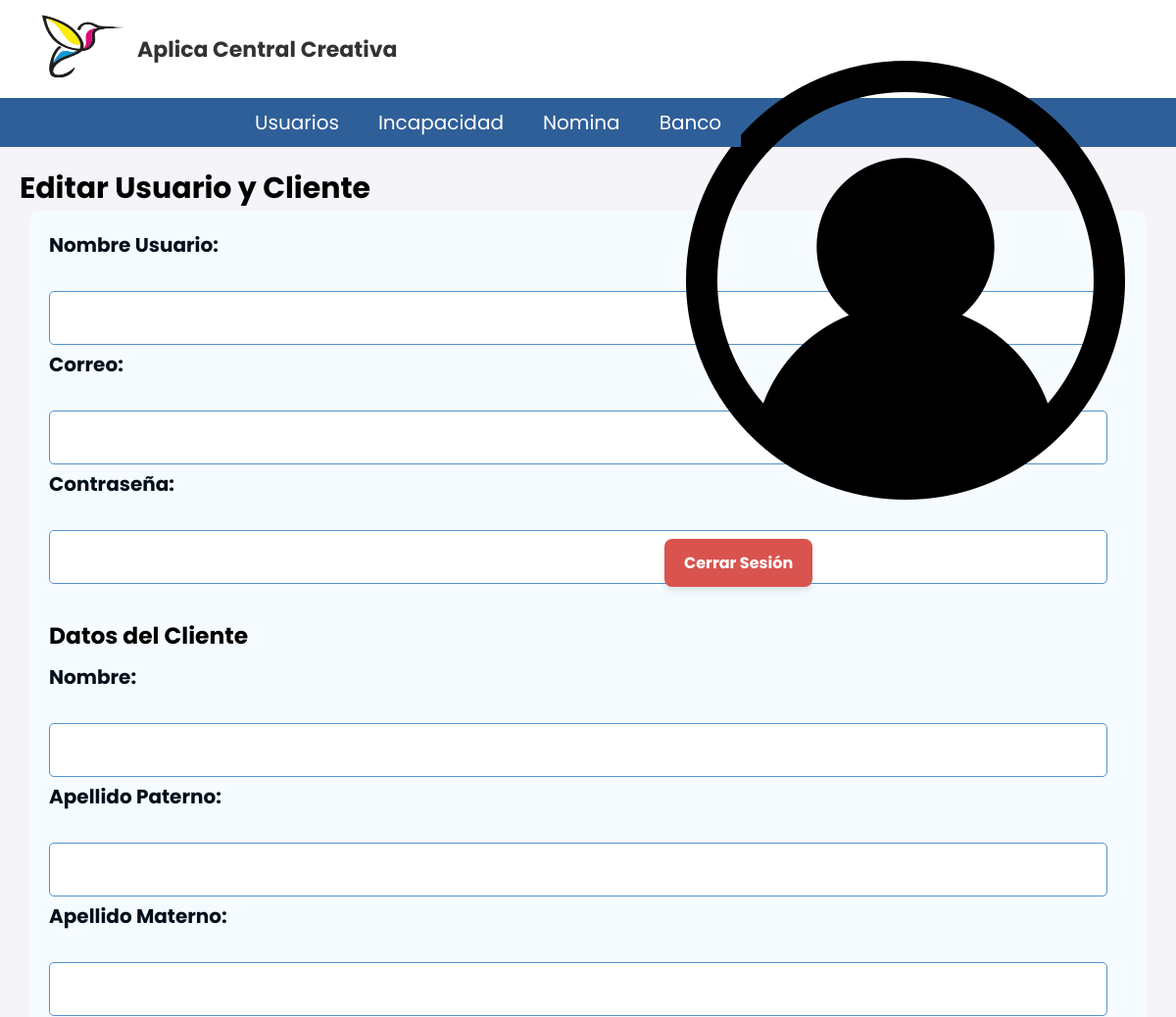
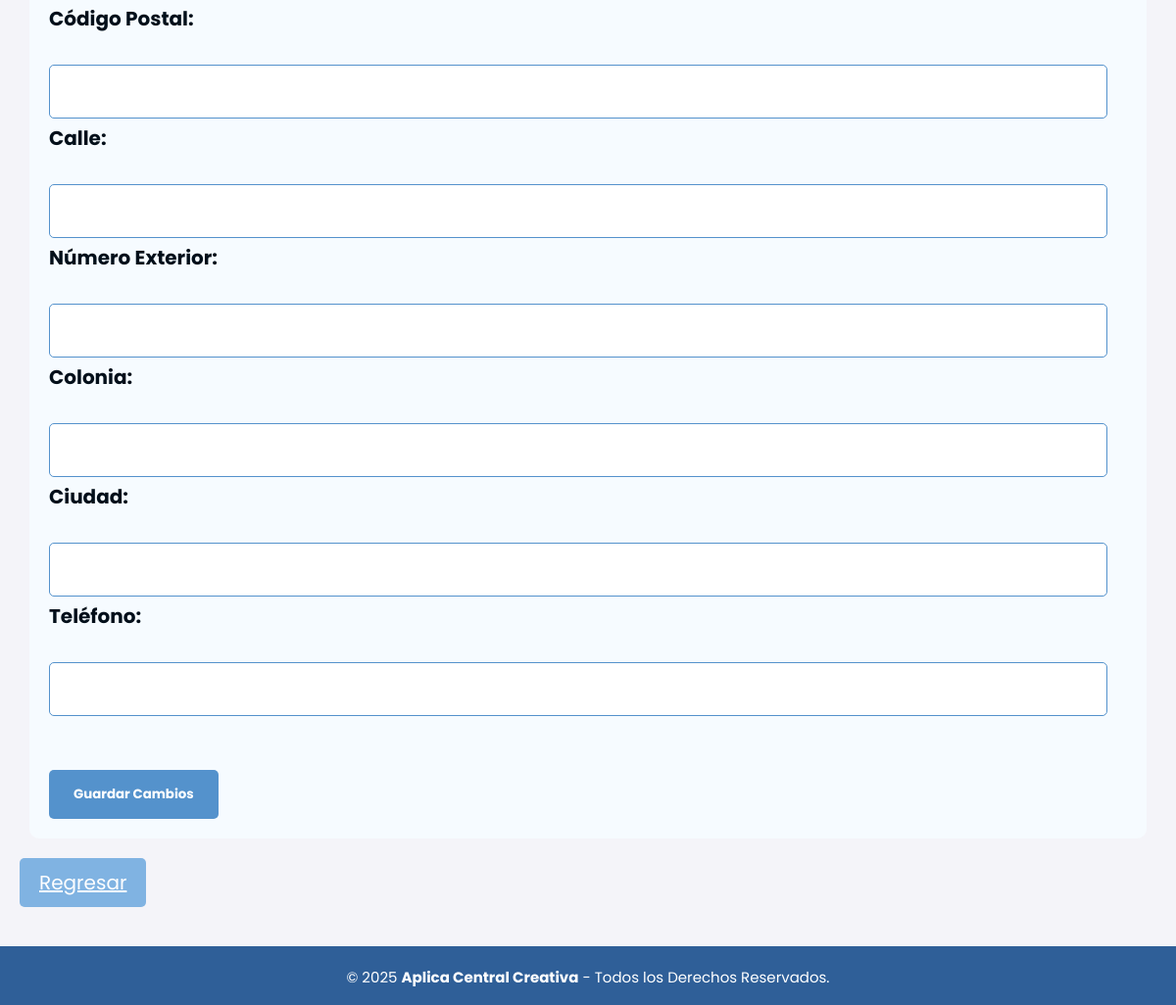
Before: /Banco_Usuarios/Editar_U/Modificar.php?id=2 (signed in) with the older database file (2 pictures, top to bottom).
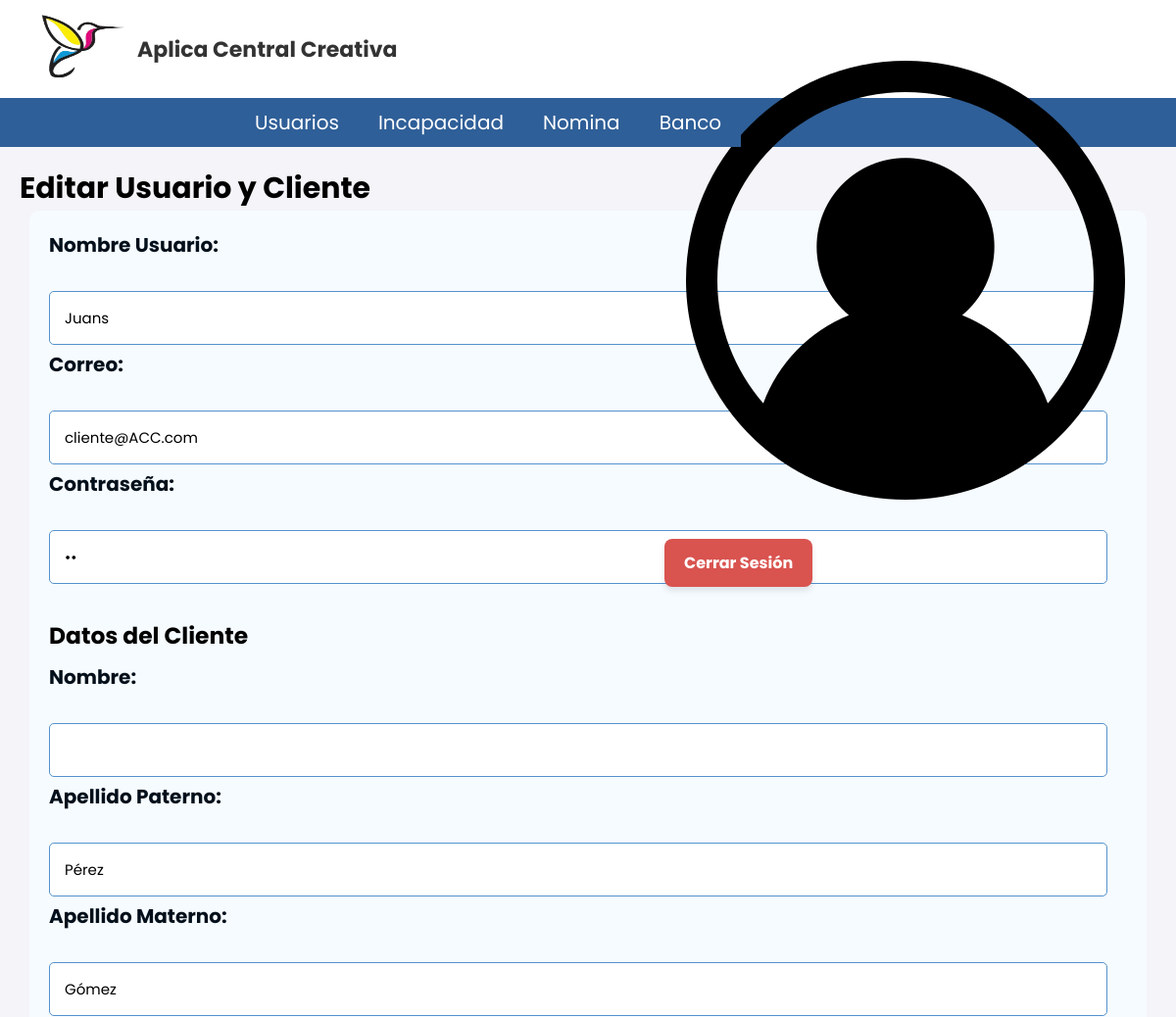
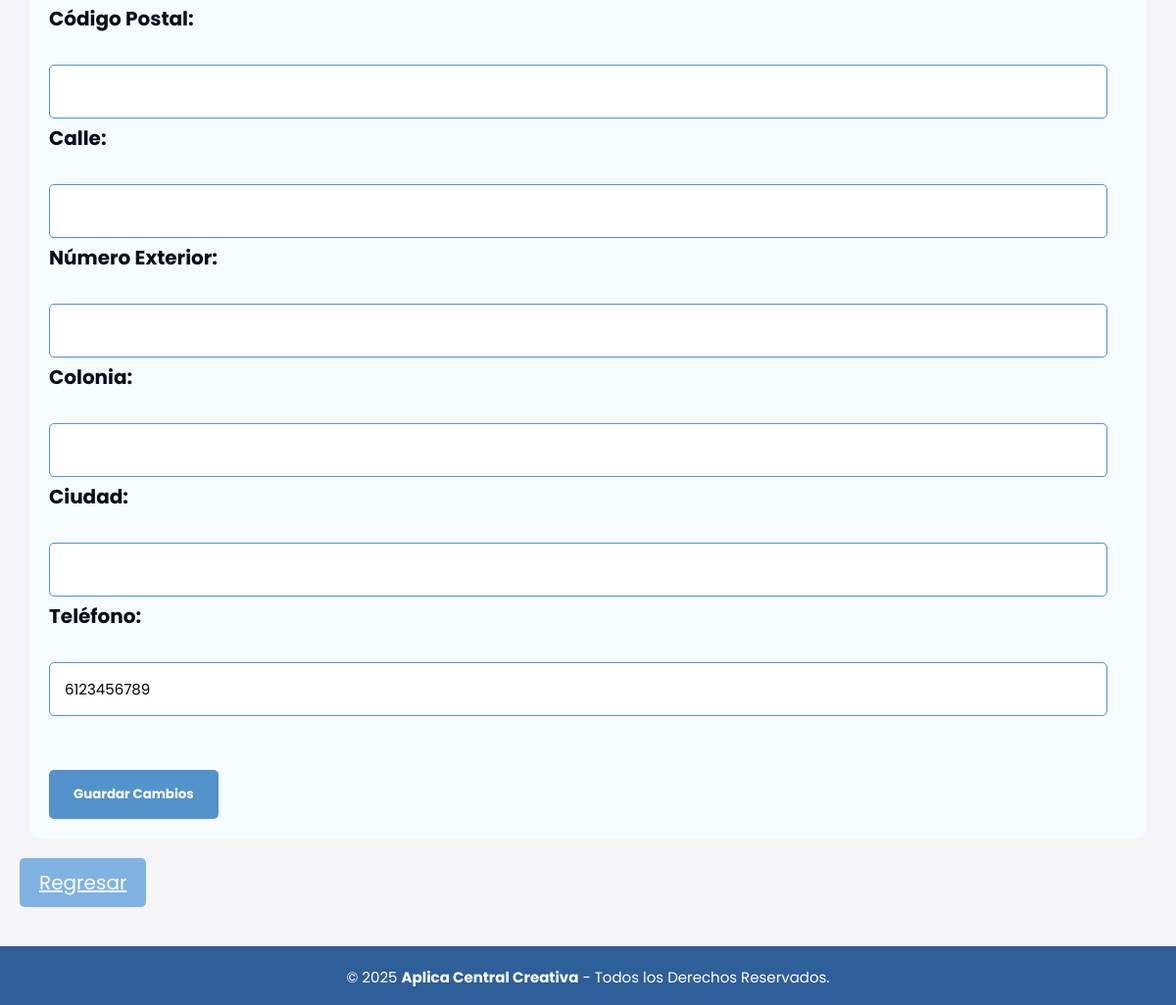
After: the same page with the newer database file (2 pictures, top to bottom).
### tables this page shows
CREATE TABLE cliente (
id_cliente INT NOT NULL PRIMARY KEY AUTO_INCREMENT,
id_usuario INT NOT NULL,
nom_persona VARCHAR(50) NOT NULL,
apellido_paterno VARCHAR(20) NOT NULL,
apellido_materno VARCHAR(20) NOT NULL,
telefono VARCHAR(10) NOT NULL,
monedero DECIMAL(6,2) DEFAULT 0,
CONSTRAINT fk_usuario FOREIGN KEY (id_usuario) REFERENCES usuario(id_usuario)
);

CREATE TABLE usuario (
id_usuario INT NOT NULL PRIMARY KEY AUTO_INCREMENT,
nombre_usuario VARCHAR(50) NOT NULL,
correo VARCHAR(100) NOT NULL,
contraseña VARCHAR(25) NOT NULL,
id_rol INT NOT NULL, 
CONSTRAINT fk_usuario_roles FOREIGN KEY (id_rol) REFERENCES Roles(id_rol)
);

### Banco_Usuarios/Editar_U/Modificar.php (the view, shortened to what this page needs)
<?php
include('../../Nav/header2.php');
$id_usuario = $_GET['id'];
$query = "SELECT u.*, c.* FROM usuario u JOIN cliente c ON u.id_usuario = c.id_usuario WHERE u.id_usuario = ?";
$stmt = $conn2->prepare($query);
$stmt->bind_param("i", $id_usuario);
$stmt->execute();
$result = $stmt->get_result();
$usuario = $result->fetch_assoc();
?>
<h2>Editar Usuario y Cliente</h2>
<form class="form_reg_usuario" action="Editar_B.php" method="POST">
  <label>Nombre Usuario:</label><br>
  <input type="text" name="nombre_usuario" value="<?= $usuario['nombre_usuario'] ?>" required><br>
  <label>Correo:</label><br>
  <input type="email" name="correo" value="<?= $usuario['correo'] ?>" required><br>
  <label>Contraseña:</label><br>
  <input type="password" name="contraseña" value="<?= $usuario['contraseña'] ?>" required><br><br>
  <h3>Datos del Cliente</h3>
  <label>Nombre:</label><br>
  <input type="text" name="nombre_cliente" value="<?= $usuario['nombre_cliente'] ?>" required><br>
  <label>Apellido Paterno:</label><br>
  <input type="text" name="apellido_paterno" value="<?= $usuario['apellido_paterno'] ?>" required><br>
  <label>Apellido Materno:</label><br>
  <input type="text" name="apellido_materno" value="<?= $usuario['apellido_materno'] ?>" required><br>
  <label>Código Postal:</label><br>
  <input type="text" name="codigo_postal" value="<?= $usuario['codigo_postal'] ?>" required><br>
  <label>Calle:</label><br>
  <input type="text" name="calle" value="<?= $usuario['calle'] ?>" required><br>
  <label>Número Exterior:</label><br>
  <input type="number" name="num_ext" value="<?= $usuario['num_ext'] ?>" required><br>
  <label>Colonia:</label><br>
  <input type="text" name="colonia" value="<?= $usuario['colonia'] ?>" required><br>
  <label>Ciudad:</label><br>
  <input type="text" name="ciudad" value="<?= $usuario['ciudad'] ?>" required><br>
  <label>Teléfono:</label><br>
  <input type="text" name="telefono" value="<?= $usuario['telefono'] ?>" required><br><br>
  <input type="submit" value="Guardar Cambios">
</form>
<a href="../Usuarios_B.php" class="regresar">Regresar</a>
</body>
<?php include('../../Nav/footer.php'); ?>
</html>

Changed rows visible on the page:
now on this page (row edited): cliente: nombre_usuario "Juans", correo "cliente@ACC.com", apellido_paterno "Pérez", apellido_materno "Gómez", telefono "6123456789"
